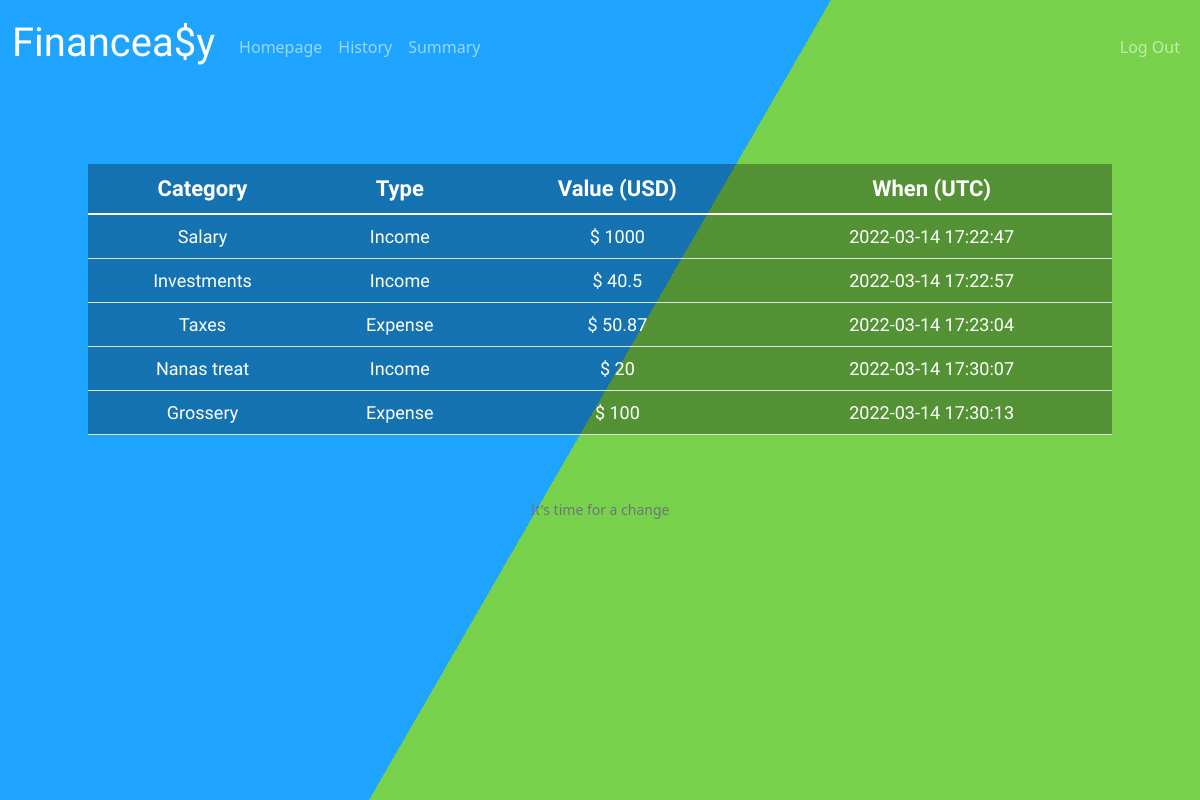
Screenshot of /history (signed in) with the database file from the repository.
### tables this page shows
CREATE TABLE balance (id INTEGER, user_id NUMERIC NOT NULL, timestamp TEXT, type TEXT NOT NULL, value NUMERIC NOT NULL, category TEXT NOT NULL, PRIMARY KEY (id), FOREIGN KEY (user_id) REFERENCES users(id));

### app.py (the view)
@app.route("/history")
@login_required
def history():
    rows = db.execute("SELECT type, value, timestamp, category FROM balance WHERE user_id = ?", session["user_id"])
    return render_template("history.html", rows=rows)

### app.py (called while the page is built)
@app.after_request
def after_request(response):
    response.headers["Cache-Control"] = "no-cache, no-store, must-revalidate"
    response.headers["Expires"] = 0
    response.headers["Pragma"] = "no-cache"
    return response

### helpers.py (called while the page is built)
def login_required(f):
    @wraps(f)
    def decorated_function(*args, **kwargs):
        if session.get("user_id") is None:
            return redirect("/login")
        return f(*args, **kwargs)
    return decorated_function

### templates/history.html (shortened to what this page needs)
{% extends "layout.html" %}
{% block main %}
    <table id="table" style='margin-top: 30px' class="table table-hover">
      <thead style="font-size: 22px">
        <tr>
          <th scope="col"> Category </th>
          <th scope="col"> Type </th>
          <th scope="col"> Value (USD) </th>
          <th scope="col"> When (UTC) </th>
        </tr>
      </thead>
      <tbody>
        {%for row in rows%}
        <tr>
          <td>  {{ row["category"] }}  </td>
          <td>  {{ row["type"] }}  </td>
          <td class="dollars">  {{ row["value"] }} </td>
          <td>  {{ row["timestamp"] }} </td>
        </tr>
        {% endfor %}
      </body>
{% endblock %}

### templates/layout.html (shortened to what this page needs)
<!DOCTYPE html>
<html lang="en">
    <head>
        <link href="https://cdn.jsdelivr.net/npm/bootstrap@5.1.3/dist/css/bootstrap.min.css" rel="stylesheet">
        <link href="/static/styles.css" rel="stylesheet">
    </head>
    <body>
        <nav class="navbar navbar-expand-md navbar-dark">
            <div class="bg"></div>
            <div class="bg bg2"></div>
            <div class="bg bg3"></div>
            <div class="container-fluid">
                <a class="navbar-brand" href="/"><span id="title" class="white">Financea$y</span></a>
                <div class="collapse navbar-collapse" id="navbar">
                    {% if session["user_id"] %}
                        <ul class="navbar-nav me-auto mt-2">
                            <li class="nav-item"><a class="nav-link" href="/">Homepage</a></li>
                            <li class="nav-item"><a class="nav-link" href="/history">History</a></li>
                            <li class="nav-item"><a class="nav-link" href="/summary">Summary</a></li>
                        </ul>
                        <ul class="navbar-nav ms-auto mt-2">
                            <li class="nav-item"><a class="nav-link" href="/logout">Log Out</a></li>
                        </ul>
                    {% else %}
                        <ul class="navbar-nav ms-auto mt-2">
                            <li class="nav-item"><a class="nav-link" href="/register">Register</a></li>
                            <li class="nav-item"><a class="nav-link" href="/login">Log In</a></li>
                        </ul>
                    {% endif %}
                </div>
            </div>
        </nav>
        <main class="container-fluid py-5 text-center">
            {% block main %}{% endblock %}
        <footer class="mb-5 small text-center text-muted">
            It's time for a change
        </footer>
    </body>
</html>

### static/styles.css (style rules this page uses)
#title { font-family: 'Barlow Condensed', sans-serif; color: white; font-size: 40px; }
#table { font-family: 'Barlow Condensed', sans-serif; color: white; background: rgba(0,0,0,.30); font-size: 18px; max-width: 87%; min-width: 80%; margin-left: auto; margin-right: auto; }
.dollars:before { content: "$"; }
html { height:100%; }
body { margin:0; }
.bg { animation:slide 3s ease-in-out infinite alternate; background-image: linear-gradient(-60deg, #6c3 50%, #09f 50%); bottom:0; left:-50%; opacity:.5; position:fixed; right:-50%; top:0; z-index:-1; }
.bg2 { animation-direction:alternate-reverse; animation-duration:4s; }
.bg3 { animation-duration:5s; }

### rows the page displays
balance: category "Salary", type "Income", value "1000", timestamp "2022-03-14 17:22:47"
balance: category "Investments", type "Income", value "40.5", timestamp "2022-03-14 17:22:57"
balance: category "Taxes", type "Expense", value "50.87", timestamp "2022-03-14 17:23:04"
balance: category "Nanas treat", type "Income", value "20", timestamp "2022-03-14 17:30:07"
balance: category "Grossery", type "Expense", value "100", timestamp "2022-03-14 17:30:13"
